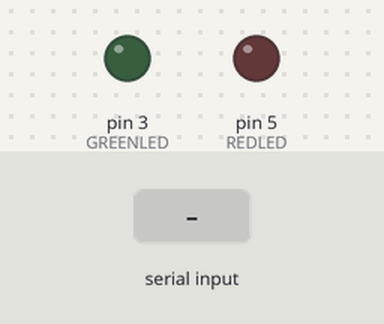
Bench run of a sketch on a simulated Arduino Uno, built with avr-gcc and run on an emulated ATmega328P. On the bench: output pins drawn as LEDs (lit = HIGH). Inputs (shaded band) come from the test bench.

Above: at 1.2 s.
1.3 s: "2" received over the second serial link
At 2.0 s:
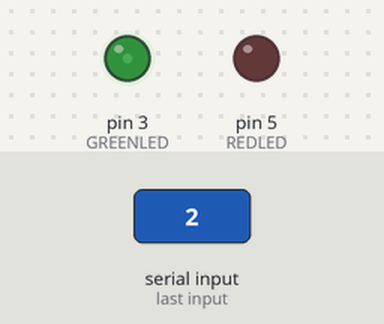
2.8 s: "4" received over the second serial link
At 3.1 s:
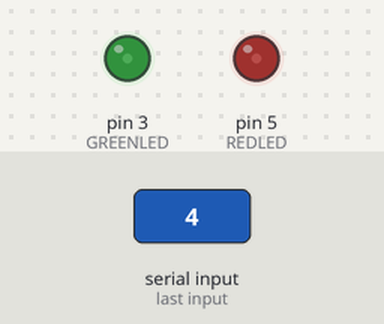
4.3 s: "3" received over the second serial link
At 5.5 s:
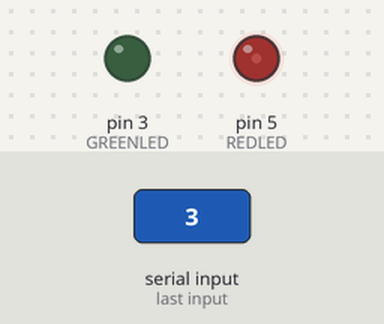
5.8 s: "4" received over the second serial link
At 6.6 s:
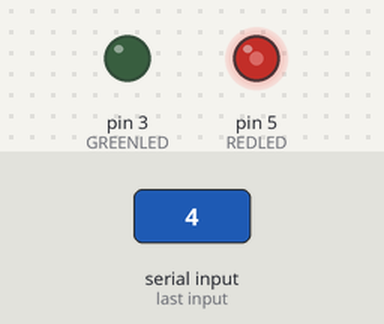
7.3 s: "2" received over the second serial link
At 7.8 s:
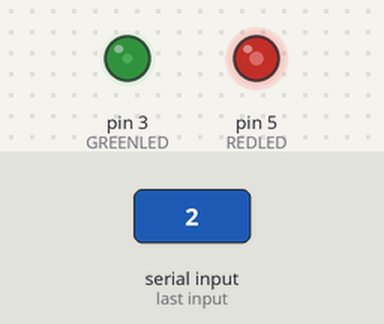
8.8 s: "5" received over the second serial link
At 10.1 s:
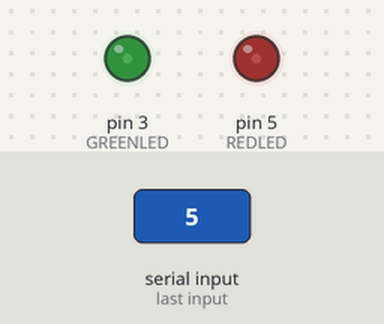
Timing chart, 0 to 11.3 s (numbered marks = the images above; inputs shaded):
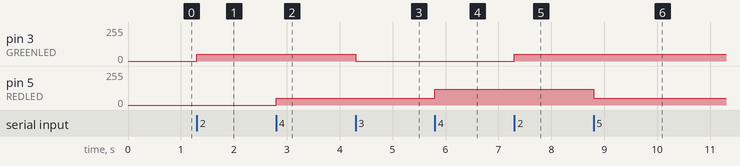

Measured:
- after the input at 1.3 s, pin 3 (GREENLED): 0/255 → 50/255 at once
- after the input at 2.8 s, pin 5 (REDLED): 0/255 → 50/255 at once
- after the input at 4.3 s, pin 3 (GREENLED): 50/255 → 0/255 at once
- after the input at 5.8 s, pin 5 (REDLED): 50/255 → 120/255 at once
- after the input at 7.3 s, pin 3 (GREENLED): 0/255 → 50/255 at once
- after the input at 8.8 s, pin 5 (REDLED): 120/255 → 50/255 at once

The sketch:

ex4.ino
```cpp
#include <SoftwareSerial.h>

SoftwareSerial wirelessNetworkYT(10, 11);

char DAT = 0;
int REDLED = 5;
int GREENLED = 3;
int cont=0;
int counter;
int lastCounter = 1;
int fadeValue;
int counter1;
int lastCounter1 = 1;
int fadeValue1;
void setup() {
  wirelessNetworkYT.begin(38400);
  pinMode(REDLED, OUTPUT);
  pinMode(GREENLED, OUTPUT);
}

void loop() {
  counter = lastCounter;
  lastCounter1=counter1;
  if (wirelessNetworkYT.available()){
    DAT = wirelessNetworkYT.read();
    if (DAT == '1'){
      if(cont==0){digitalWrite(GREENLED, HIGH);
      cont=1;
      }
      else {
        digitalWrite(GREENLED, LOW);
        cont=0;}
      }

    if (DAT == '2'){
      counter ++;
      Serial.println(counter);
      Serial.println(fadeValue);
  }
  if (DAT == '3'){
      counter --;
      Serial.println(counter);
      Serial.println(fadeValue);
  }

  if (DAT == '4'){
      counter1 ++;
      Serial.println(counter1);
      Serial.println(fadeValue1);
  }

  if (DAT == '5'){
      counter1 --;
      Serial.println(counter1);
      Serial.println(fadeValue1);
  }
 }

 if (counter == 5){
    digitalWrite( GREENLED, HIGH);
    delay(500);
    digitalWrite( GREENLED, LOW);
    delay(100);
  }

  if (counter > 5){
    counter = 1;
  }

  if (counter < 2){
    counter = 1;
  }

  switch (counter){    //depending on the counter the fadevalue is sent to the led

  case 1:
  fadeValue = 00;
  break;

  case 2:
  fadeValue = 50;
  break;

  case 3:
  fadeValue = 120;
  break;

  case 4:
  fadeValue = 185;
  break;

  case 5:
  fadeValue = 255;
  break;
  }

  analogWrite(GREENLED , fadeValue);    //set led with PWM value
  lastCounter=counter;


  if (counter1 == 5){
    digitalWrite( REDLED, HIGH);
    delay(500);
    digitalWrite( REDLED, LOW);
    delay(100);
  }

  if (counter1 > 5){
    counter1 = 1;
  }

  if (counter1 < 2){
    counter1 = 1;
  }

  switch (counter1){    //depending on the counter the fadevalue is sent to the led

  case 1:
  fadeValue1 = 00;
  break;

  case 2:
  fadeValue1 = 50;
  break;

  case 3:
  fadeValue1 = 120;
  break;

  case 4:
  fadeValue = 185;
  break;

  case 5:
  fadeValue1 = 255;
  break;
  }

  analogWrite(REDLED , fadeValue1);    //set led with PWM value
  lastCounter1=counter1;
}
```
